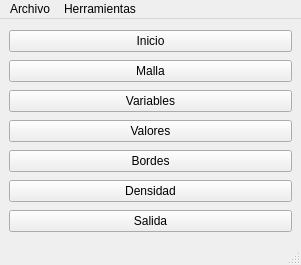
<?xml version="1.0" encoding="UTF-8"?>
<ui version="4.0">
 <class>main_window</class>
 <widget class="QMainWindow" name="main_window">
  <property name="geometry">
   <rect>
    <x>0</x>
    <y>0</y>
    <width>301</width>
    <height>265</height>
   </rect>
  </property>
  <property name="windowTitle">
   <string>PrePRODIC3D</string>
  </property>
  <widget class="QWidget" name="centralwidget">
   <layout class="QVBoxLayout" name="verticalLayout">
    <item>
     <widget class="QPushButton" name="pb_inicio">
      <property name="text">
       <string>Inicio</string>
      </property>
     </widget>
    </item>
    <item>
     <widget class="QPushButton" name="pb_malla">
      <property name="text">
       <string>Malla</string>
      </property>
     </widget>
    </item>
    <item>
     <widget class="QPushButton" name="pb_variables">
      <property name="text">
       <string>Variables</string>
      </property>
     </widget>
    </item>
    <item>
     <widget class="QPushButton" name="pb_valores">
      <property name="text">
       <string>Valores</string>
      </property>
     </widget>
    </item>
    <item>
     <widget class="QPushButton" name="pb_bordes">
      <property name="text">
       <string>Bordes</string>
      </property>
     </widget>
    </item>
    <item>
     <widget class="QPushButton" name="pb_densidad">
      <property name="text">
       <string>Densidad</string>
      </property>
     </widget>
    </item>
    <item>
     <widget class="QPushButton" name="pb_salida">
      <property name="text">
       <string>Salida</string>
      </property>
     </widget>
    </item>
   </layout>
  </widget>
  <widget class="QMenuBar" name="menubar">
   <property name="geometry">
    <rect>
     <x>0</x>
     <y>0</y>
     <width>301</width>
     <height>22</height>
    </rect>
   </property>
   <widget class="QMenu" name="menu_archivo">
    <property name="title">
     <string>Archivo</string>
    </property>
    <addaction name="action_load_data"/>
    <addaction name="action_save_data"/>
    <addaction name="action_generate_fortran_file"/>
    <addaction name="action_generate_and_view_results"/>
    <addaction name="action_generate_and_view_results_from_f90"/>
    <addaction name="action_view_results_from_tecplot"/>
    <addaction name="action_exit"/>
   </widget>
   <widget class="QMenu" name="menu_herramientas">
    <property name="title">
     <string>Herramientas</string>
    </property>
    <addaction name="action_manual"/>
   </widget>
   <addaction name="menu_archivo"/>
   <addaction name="menu_herramientas"/>
  </widget>
  <widget class="QStatusBar" name="statusbar"/>
  <action name="action_save_data">
   <property name="checkable">
    <bool>false</bool>
   </property>
   <property name="checked">
    <bool>false</bool>
   </property>
   <property name="text">
    <string>Guardar datos</string>
   </property>
  </action>
  <action name="action_exit">
   <property name="text">
    <string>Salir</string>
   </property>
  </action>
  <action name="action_manual">
   <property name="text">
    <string>Manual de usuario</string>
   </property>
  </action>
  <action name="action_generate_fortran_file">
   <property name="text">
    <string>Generar archivo Fortran</string>
   </property>
  </action>
  <action name="action_generate_and_view_results">
   <property name="text">
    <string>Generar y visualizar resultados</string>
   </property>
  </action>
  <action name="action_load_data">
   <property name="text">
    <string>Cargar datos</string>
   </property>
  </action>
  <action name="action_generate_and_view_results_from_f90">
   <property name="text">
    <string>Generar y visualizar resultados a partir de archivo Fortran</string>
   </property>
  </action>
  <action name="action_view_results_from_tecplot">
   <property name="text">
    <string>Visualizar resultados a partir de archivo Tecplot</string>
   </property>
  </action>
 </widget>
 <resources/>
 <connections/>
</ui>
